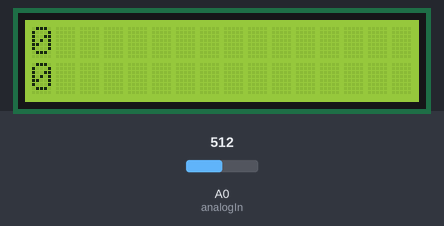
Simulated run of this sketch. Board: Arduino Uno, built with avr-gcc and run on an emulated ATmega328P. Shown: 16×2 character LCD. The test bench sets the inputs (shaded band); at power-on: A0 (analogIn) = 512. What the sketch prints to the serial monitor is not drawn. At 1.5 s the program stops and its outputs stay as they are.

Above: at 1.2 s.
1.3 s: A0 (analogIn) set to 0
At 2.6 s:
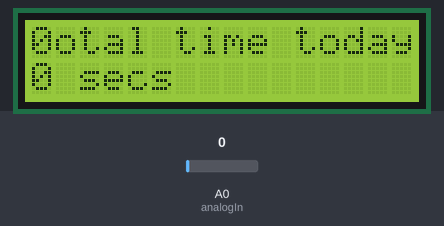
Timing chart, 0 to 3.0 s (numbered marks = the images above; inputs shaded):
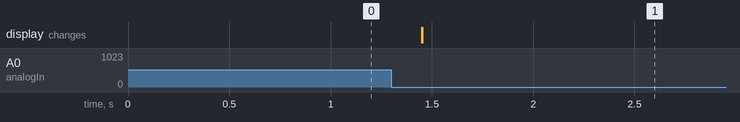

Measured:
- after the input at 1.3 s, the display: first changes after 0.15 s (image 1 shows a later state)

The sketch:

solimeter_003.ino
```cpp
/*
  Solimeter project:

  Circuit: connect + end of of solar cell to pin "A0"
           connect - end to GND pin

  LCD:  Vss => GND
        Vdd => +
        Vo => Potentiometer mid pin
        RS => 12
        RW => GND
        E => 11
        K => GND
        A => 330 Ohms => +
        D7 => 2
        D6 => 3
        D5 => 4
        D4 => 5

*/

#include <LiquidCrystal.h>


// pins
const int analogIn = A0;
const int analogOut = 9;
const int rs = 12, e =11, d7= 5, d6 = 4, d5 = 3, d4 = 2;

// LCD
LiquidCrystal lcd(rs, e, d4, d5, d6, d7);

int input;
long startTime = 0;
long elapsedTime = 0;
long totalTime = 0;

void setup() {
  lcd.begin(16,2);
//  lcd.print("Hello World!");
  Serial.begin(9600);
}

void loop() {
//  lcd.setCursor(0,0);
  input = analogRead(analogIn);
  Serial.print("Input pin: "); Serial.print(analogIn); Serial.print("\t"); Serial.print(input); Serial.print("\t");
//  lcd.print("input: "); lcd.print(input);

  if(input >= 850){
    if(startTime == 0){
      startTime = millis();
    }else{
      elapsedTime = (millis() - startTime)/1000.0;
      Serial.print(elapsedTime);
    }
    delay(1000);
  }else if(input < 850){
    totalTime = totalTime + elapsedTime;
    elapsedTime = 0;
    startTime = 0;
    Serial.print("Total sunlight time: "); Serial.print(totalTime);
  }

  Serial.println();
  lcd.setCursor(0,0);
  lcd.print(elapsedTime);

  lcd.setCursor(0, 1);
  lcd.print(totalTime);

  // When the solar cell no longer outputs any voltage, end the loop
  if(input == 0){
    Serial.print("The total time today was: ");
    Serial.print(totalTime);
    Serial.println();
    Serial.end();

    lcd.clear();
    lcd.setCursor(0,0);
    lcd.print("Total time today:");
    lcd.setCursor(0,1);
    lcd.print(totalTime); lcd.print(" secs");
  }
}
```
